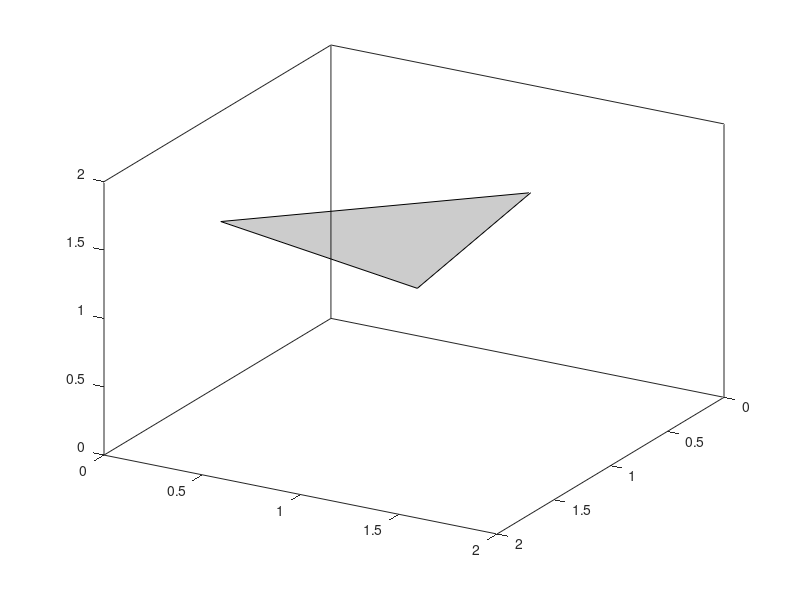

Recreate this plot in MATLAB. (Note: this script raises an error after producing the figure.)
%
% Script to plot fig_roldsis.pdf which illustrates the RoLDSIS (Regression on Low
% Dimensional Spanned Input Space
%
scale = 1;
triangle_size = 1*scale;
triangle_shift = 0.04*scale;
% The columns of X contain the position of the 3 3D points that span the 2D
% subspace used to constrain the solutions of EEG High Dimensional Low Sample
% Size (HDLSS) problems.
X = [1 0 1
     0 1 1
     1.2 1.2 1]*triangle_size + triangle_shift;
% Plot the triangle defined by the columns of X.
h=fill3(X(1,:),X(2,:),X(3,:),[1 1 1]*0,'faceAlpha',0.2);
axis([0 2 0 2 0 2]*scale);
set(gca,'view',[120 30])
set(gca,'box','on')

% Take the mean value of X as the reference point in the subspace spanned by X.
% Any linear combination of the columns of X could be used as reference.
M = mean(X,2);
%M = X(:,1);
% The columns of X0 contain the vectors from the reference point M to the points
% defined by the columns of X
X0 = X - repmat(M,1,3);
% Use PCA to calculate an orthonormal base for the subspace spanned by X.
% Note that PCA is computed from SVD of X0'*X0 and not X0*X0' which, in HDLSS
% problems, has a much higher dimension.
Cp = X0'*X0;
[U,S] = svd(Cp);
S(3,3) = 1e-10;
V = X0*U*S^(-1/2);
% The first 2 columns of V contain the eigenvectors corresponding to the
% 2 non zero eigenvalues of X0*X0'. Z contains X0 represented in the orthonormal
% base defined by V.
Z = V'*X0;
Z = Z(1:2,:);
hold on
vector_size = 1*scale;
% Plot the orthonormal base defined by V.
arrow3(M',M'+V(:,1)'*vector_size)
arrow3(M',M'+V(:,2)'*vector_size)
plane_size = 4*scale;
V1 = V(:,1);
V2 = V(:,2);
% Draw the plane spanned by X as a partially transparent rectangle.
plane = M + [-V1+V2, V1+V2, V1-V2, -V1-V2]*plane_size; 
h=fill3(plane(1,:)',plane(2,:)',plane(3,:)',[1 1 1]*0,'faceAlpha',0.2);
text(X(1,1),X(2,1),X(3,1)+0.1,'$\mathbf{x_1}$','Interpreter','latex');
text(X(1,2),X(2,2),X(3,2)+0.1,'$\mathbf{x_2}$','Interpreter','latex');
text(X(1,3),X(2,3)+0.06,X(3,3)-0.02,'$\mathbf{x_3}$','Interpreter','latex');
text(M(1)+0.15,M(2)-0.06,M(3),'$\mathbf{m}$','Interpreter','latex');
text(M(1)+V(1,1)*vector_size,M(2)+V(2,1)*vector_size,M(3)+V(3,1)*vector_size+0.1,'$\mathbf{v_1}$','Interpreter','latex');
text(M(1)+V(1,2)*vector_size,M(2)+V(2,2)*vector_size,M(3)+V(3,2)*vector_size-0.06,'$\mathbf{v_2}$','Interpreter','latex');
%%%%%%%%%%%%%%%%%%%%%%%%%%%%%%%%%%%
% Solve the problem y = a + bx constrained to the plane spanned by X: c + dz 
y1 = [1 7 9]';
A1 = [Z; ones(1,3)]'; 
d1 = inv(A1)*y1;
c1 = d1(3);
a1 = c1 - d1(1:2)'*V(:,1:2)'*M;
b1 = V(:,1:2)*d1(1:2);
d1_norm = d1(1:2)/sqrt(d1(1:2)'*d1(1:2));
b1_norm = V(:,1:2)*d1_norm;
% Plot the normalized vector b and, in dashed lines, the direction defined by it.
arrow3(M',M'+b1_norm'*vector_size)
text(M(1)+b1_norm(1,1),M(2)+b1_norm(2,1),M(3)+b1_norm(3,1)+0.1,'$\mathbf{b}$','Interpreter','latex');
arrow3(M'-b1_norm'*plane_size,M'+b1_norm'*plane_size,'--')
X1b = b1_norm' * X0(:,1) * b1_norm;
X2b = b1_norm' * X0(:,2) * b1_norm;
X3b = b1_norm' * X0(:,3) * b1_norm;
% Plot the points contained in X and its projections on the direction defined by b.
mkr = 4;
plot3(M(1),M(2),M(3),'ko--','MarkerFaceColor','k','MarkerSize',mkr)
plot3([X(1,1) X1b(1)+M(1)],[X(2,1) X1b(2)+M(2)],[X(3,1) X1b(3)+M(3)],'ko--','MarkerFaceColor','k','MarkerSize',mkr)
plot3([X(1,2) X2b(1)+M(1)],[X(2,2) X2b(2)+M(2)],[X(3,2) X2b(3)+M(3)],'ko--','MarkerFaceColor','k','MarkerSize',mkr)
plot3([X(1,3) X3b(1)+M(1)],[X(2,3) X3b(2)+M(2)],[X(3,3) X3b(3)+M(3)],'ko--','MarkerFaceColor','k','MarkerSize',mkr)
text(M(1)+X1b(1),M(2)+X1b(2),M(3)+X1b(3)+0.1,'$\mathbf{\tilde{x}_1}$','Interpreter','latex');
text(M(1)+X2b(1),M(2)+X2b(2)+0.06,M(3)+0.01+X2b(3),'$\mathbf{\tilde{x}_2}$','Interpreter','latex');
text(M(1)+X3b(1),M(2)+X3b(2)+0.07,M(3)+X3b(3)+0.05,'$\mathbf{\tilde{x}_3}$','Interpreter','latex');
set(gca,'xtick',[0 1])
set(gca,'ytick',[0 1])
set(gca,'ztick',[0 1])
hold off
%%%%%%%%%%%%%%%%%%%%%%%%%%%%%%%%%%%%%%%%
% Format the figure to fill the pdf file
ps = [900 300 500 500];
set(gcf, 'Position', ps);
ratio = ps(4)/ps(3);
paperWidth = 12;
paperHeight = paperWidth*ratio;

set(gcf, 'paperunits', 'centimeters');
set(gcf, 'papersize', [paperWidth paperHeight]);
shift = 1.5;
set(gcf, 'PaperPosition', [-shift -shift   paperWidth+1.75*shift paperHeight+1.75*shift]);

print('../../figures/fig_roldsis','-dpdf')
%%%%%%%%%%%%%%%%%%%%%%%%%%%%%%%%%%%%%%%%

